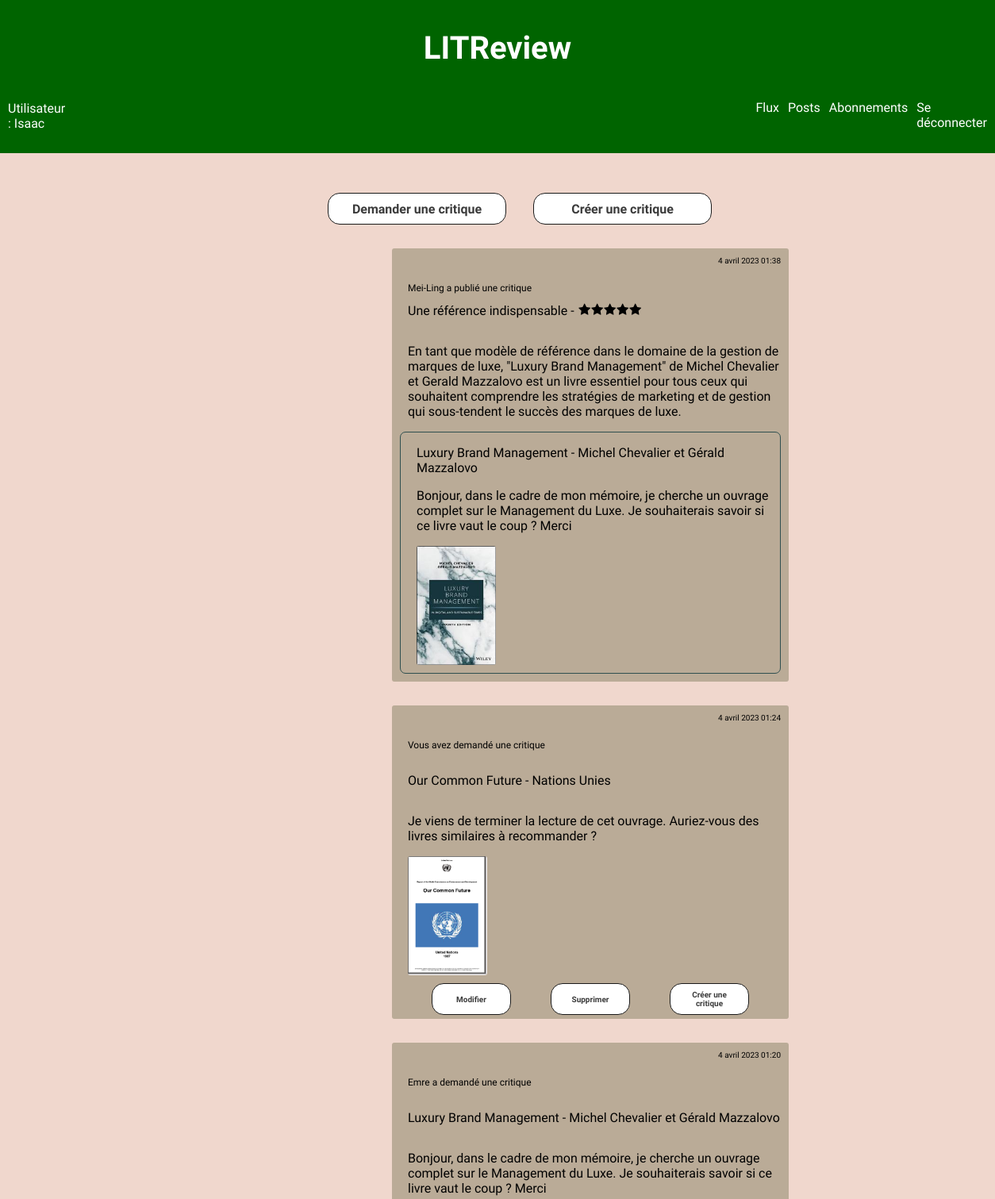
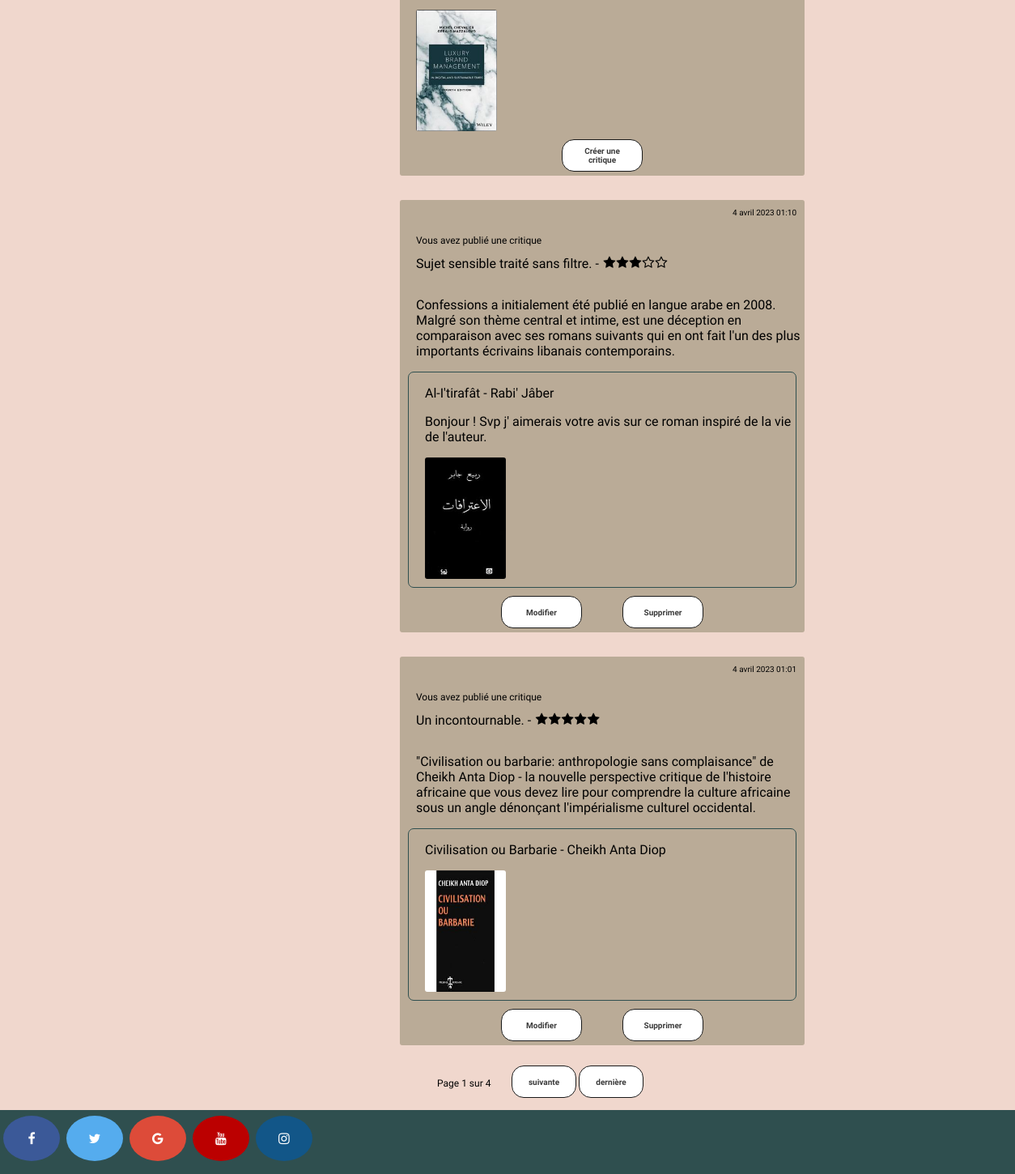
Screenshot of /feed/ (signed in) with the database file from the repository (2 pictures, top to bottom).
### reviews/models.py (models this page shows, shortened)
class Review(models.Model):
    ticket = models.ForeignKey(to=Ticket, on_delete=models.CASCADE, related_name='rev')
    rating = models.PositiveSmallIntegerField(
        validators=[MinValueValidator(0), MaxValueValidator(5)], null=True)
    headline = models.CharField(max_length=128)
    body = models.CharField(max_length=8192, blank=True)
    user = models.ForeignKey(to=settings.AUTH_USER_MODEL, on_delete=models.CASCADE)
    time_created = models.DateTimeField(auto_now_add=True)

class Ticket(models.Model):
    title = models.fields.CharField(max_length=128)
    description = models.fields.TextField(max_length=2048, blank=True)
    user = models.ForeignKey(to=User, on_delete=models.CASCADE)
    image = models.ImageField(null=True, blank=True, verbose_name="image")
    time_created = models.DateTimeField(auto_now_add=True)
    IMAGE_MAX_SIZE = (250, 250)

### reviews/views.py (the view)
# urls.py: path('feed/', reviews.views.feed, name='feed'),
@login_required
def feed(request):
    reviews = get_users_viewable_reviews(request.user)
    reviews = reviews.annotate(content_type=Value('REVIEW', CharField()))
    ids_same_user = [review.ticket.id for review in reviews if review.user == review.ticket.user]
    tickets = get_users_viewable_tickets(request.user).exclude(id__in=ids_same_user)
    tickets = tickets.annotate(content_type=Value('TICKET', CharField()))
    tickets_and_reviews = sorted(chain(reviews, tickets),
                                 key=lambda tickets_and_reviews: tickets_and_reviews.time_created, reverse=True)
    paginator = Paginator(tickets_and_reviews, 5)  # the second argument is the number of posts displayed per page
    page_number = request.GET.get('page')
    page_obj = paginator.get_page(page_number)
    return render(request, 'reviews/feed.html', context={'page_obj': page_obj})

### reviews/templatetags/review_extras.py (called while the page is built)
@register.simple_tag(takes_context=True)  # custom template tags to display the author of the ticket/review
def get_poster_display(context, user):    # to improve the user experience
    if user == context['user']:
        return 'Vous avez'
    return f'{user.username} a'

### reviews/views.py (called while the page is built)
def get_users_viewable_reviews(connected_user):  # returns the reviews we want to display in the feed
    following = [elm.followed_user for elm in UserFollows.objects.filter(user=connected_user)]
    following.append(connected_user)
    reviews = Review.objects.filter(user__in=following)  # reviews of followed users
    my_tickets = Ticket.objects.filter(user=connected_user)
    reviews_to_my_tickets = Review.objects.filter(ticket__in=my_tickets)  # user reviews
    all_reviews = list(reviews) + list(reviews_to_my_tickets)
    all_ids = [elm.id for elm in all_reviews]
    return Review.objects.filter(id__in=all_ids)

def get_users_viewable_tickets(connected_user):  # returns the tickets we want to display in the feed
    following = [elm.followed_user for elm in UserFollows.objects.filter(user=connected_user)]
    following.append(connected_user)
    return Ticket.objects.filter(user__in=following)   # tickets of followed users

### reviews/templates/reviews/feed.html (shortened to what this page needs)
{% extends 'base.html' %}
{% load review_extras %}
{% block content %}
<div class="containerbtnfeed">
    <a  href="{% url 'ticket_create' %}"><button class="btnfeed1">Demander une critique</button></a>
    <a  href="{% url 'review_create' %}"><button class="btnfeed2">Créer une critique</button></a>
</div>
{% for instance in page_obj %}
    {% if instance.content_type == 'TICKET' %}
        {% include 'reviews/partials/ticket_snippet.html' %}
    {% elif instance.content_type == 'REVIEW' %}
        {% include 'reviews/partials/review_snippet.html' %}
    {% endif %}
{% endfor %}
<div class="paginator">
    <span class="pagenumber">Page {{ page_obj.number }} sur {{ page_obj.paginator.num_pages }}</span>
    {% if page_obj.has_next %}
        <a href="?page={{ page_obj.next_page_number }}"><button class="btnpaginator firstbtn" type="button"> suivante </button></a>
        <a href="?page={{ page_obj.paginator.num_pages }}"><button class="btnpaginator" type="button">dernière</button></a>
    {% endif %}
</div>
{% endblock %}

### templates/base.html (shortened to what this page needs)
{% load static %}
<html>
    <head>
        <link rel="stylesheet" href="{% static 'authentication/styles.css' %}" />
        <link rel="stylesheet" href="https://cdnjs.cloudflare.com/ajax/libs/font-awesome/4.7.0/css/font-awesome.min.css">
    </head>
    <body>
        <header>
            <h1 class="title"> LITReview  </h1>
            <div class="headernavuser">
                <p class="user"> Utilisateur : {{user.username}}</p>
                <nav class="box">
                    <a class="menu" href="{% url 'feed' %}">Flux</a>
                    <a class="menu" href="{% url 'my_posts' %}">Posts</a>
                    <a class="menu" href="{% url 'subscriptions' %}">Abonnements</a>
                    {% if user.is_authenticated %}
                        <a class="menu" href="{% url 'home' %}">Se déconnecter</a>
                    {% endif %}
                </nav>
            </div>
        </header>
        <main>
             {% block content %}{% endblock %}
        </main>
        <footer>
            <a href="#" class="fa fa-facebook socialnet"></a>
            <a href="#" class="fa fa-twitter socialnet"></a>
            <a href="#" class="fa fa-google socialnet"></a>
            <a href="#" class="fa fa-youtube socialnet"></a>
            <a href="#" class="fa fa-instagram socialnet"></a>
        </footer>
    </body>
</html>

### reviews/templates/reviews/partials/review_snippet.html
{% load review_extras %}
<div class="feed reviewfeed">
    <p class="datetime">{{ instance.time_created }}</p>
    <p class="posted"> {% get_poster_display instance.user %} publié une critique </p>
    <div class="sameline">
        <p class="beforerating"> {{ instance.headline }} - </p>
        {% include 'reviews/partials/rating_snippet.html' %}
    </div>
    <p> {{ instance.body }} </p>
    <div class="ticketinsidereview">
        <p>{{ instance.ticket.title }}</p>
        <p>{{ instance.ticket.description }}</p>
            {% if instance.ticket.image %}
                <img src="{{ instance.ticket.image.url }}">
            {% endif %}
    </div>
    <div class="threebtns">
        {% if request.user.id == instance.user.id %}
        <a href="{% url 'review_update' instance.id %}"><button>Modifier</button></a>
        <a href="{% url 'review_delete' instance.id %}"><button>Supprimer</button></a>
        {% endif %}
    </div>
</div>

### reviews/templates/reviews/partials/rating_snippet.html
<div class="rating-star">
    <i class="fa fa-star{% if instance.rating < 1 or instance.rating == 0%}-o{% endif %}" aria-hidden="true"></i>
    <i class="fa fa-star{% if instance.rating < 2 or instance.rating == 0%}-o{% endif %}" aria-hidden="true"></i>
    <i class="fa fa-star{% if instance.rating < 3 or instance.rating == 0%}-o{% endif %}" aria-hidden="true"></i>
    <i class="fa fa-star{% if instance.rating < 4 or instance.rating == 0%}-o{% endif %}" aria-hidden="true"></i>
    <i class="fa fa-star{% if instance.rating < 5 or instance.rating == 0%}-o{% endif %}" aria-hidden="true"></i>
</div>

### reviews/templates/reviews/partials/ticket_snippet.html
{% load review_extras %}
<div class="feed ticketfeed">
    <p class="datetime">{{ instance.time_created }}</p>
    <p class="posted"> {% get_poster_display instance.user %} demandé une critique </p>
    <p>{{ instance.title }}</p>
    <p>{{ instance.description }}</p>
    {% if instance.image %}
        <img src="{{ instance.image.url }}">
    {% endif %}
    <div class="threebtns">
        {% if request.user.id == instance.user.id %}
            <a href="{% url 'ticket_update' instance.id %}"><button>Modifier</button></a>
            <a href="{% url 'ticket_delete' instance.id %}"><button>Supprimer</button></a>
        {% endif %}
        <a href="{% url 'review_from_ticket' instance.id %}"><button>Créer une critique</button></a>
    </div>
</div>

### authentication/static/authentication/styles.css (style rules this page uses)
header { border-bottom: 2px solid darkgreen; padding:10px; background-color: darkgreen; }
.headernavuser { display: flex; flex-direction: row; }
.user { margin-right: 220px; color: white; }
.title { color: white; }
body { margin:0; min-height: 100vh; display: flex; flex-direction: column; font-family: 'Comfortaa', cursive; background-repeat: no-repeat; background-attachment: fixed; background-size: cover; background-color: #F0D7CD; }
footer { margin-top: auto; border: 2px solid #2F4F4F; background-color: #2F4F4F; width: 100%; height: 75px; bottom: 0; left: 0; right: 0; }
h1 { font-family: 'Comfortaa', cursive; color: black; text-align: center; font-size: 40px; }
nav { margin-left: 200px; }
.menu { color: white; text-decoration: none; font-size: 16px; }
.box { display: flex; gap: 11px; margin-left: 650px; margin-bottom: 5px; margin-top: 15px; }
.fa { padding: 20px; font-size: 30px; width: 30px; text-align: center; text-decoration: none; margin: 5px 2px; border-radius: 50%; }
.fa-facebook { background: #3B5998; color: white; }
.fa-twitter { background: #55ACEE; color: white; }
.fa-google { background: #dd4b39; color: white; }
.fa-youtube { background: #bb0000; color: white; }
.fa-instagram { background: #125688; color: white; }
button { font-family: 'Comfortaa', cursive; appearance: none; background-color: white; border: 1px solid #1A1A1A; border-radius: 15px; box-sizing: border-box; color: #3B3B3B; cursor: pointer; display: inline-block; font-size: 16px; font-weight: 600; line-height: normal; margin-left: 30%; min-height: 40px; min-width: 0; outline: none; padding: auto; text-align: center; text-decoration: none; transition: all 300ms cubic-bezier(.23, 1, 0.32, 1); user-select: none; -webkit-user-select: none; touch-action: manipulation; width: 40%; will-change: transform; }
.containerbtnfeed { display: flex; flex-direction: row; justify-content: center; margin-top: 50px; margin-bottom: 30px; margin-right: 30px; }
.containerbtnfeed button { width: 225px; padding: 7px 10px; }
.btnfeed1 { margin-right: 60px; }
.btnfeed2 { margin-left: 60px; }
.feed { border-radius: 3px; display: flex; flex-direction: column; justify-content: center; width:500px; margin-top: 30px; margin-bottom: 25px; margin-left: 494px; background-color: #BAAB97; }
.feed p { margin-left: 20px; }
img { border-radius: 3px; width: 100px; height: 150px; margin-left: 20px; margin-bottom: 10px; }
.datetime { font-size: 10px; text-align: right; margin-right: 10px; margin-top: 10px; }
.threebtns { display: flex; flex-direction: row; justify-content: center; }
.threebtns button { width: 100px; padding: 7px 10px; font-size: 10px; margin-left: 25px; margin-right: 25px; margin-bottom: 5px; }
::placeholder { text-align: center; font-family: 'Comfortaa', cursive; font-size: 1em; }
.ticketinsidereview { border: 1px solid #2F4F4F; border-radius: 7px; margin-left: 10px; margin-right: 10px; margin-bottom: 10px; }
::placeholder { font-size: 13px; }
.posted { font-size: 12px; }
.rating-star { display: flex; flex-direction: row; margin-left: 5px; }
.rating-star i { margin:0; padding:0; height:16px; width: 16px; }
.sameline { display: flex; flex-direction: row; }
.beforerating { margin-top: 0; }
.paginator { display: flex; flex-direction: row; margin-left: 495px; margin-bottom: 15px; }
.pagenumber { margin-left: 45px; margin-top: 15px; font-size: 12px; }
.btnpaginator { width: 80px; font-size: 10px; }
.firstbtn { margin-right: 5px; }

### rows the page displays
Review: time_created "4 avril 2023 01:38", user.username "Mei-Ling a", headline "Une référence indispensable", rating 5 (drawn), body "En tant que modèle de référence dans le domaine de la gestion de marques de luxe, \"Luxury Brand Management\" de Michel Chevalier et Gerald Mazzalovo est un livre essentiel pour tous ceux qui souhaitent comprendre les stratégies de marketing et de gestion qui sous-tendent le succès des marques de luxe.", ticket "Luxury Brand Management - Michel Chevalier et Gérald Mazzalovo", ticket.description "Bonjour, dans le cadre de mon mémoire, je cherche un ouvrage complet sur le Management du Luxe. Je souhaiterais savoir si ce livre vaut le coup ? Merci", ticket.image (picture)
Ticket: time_created "4 avril 2023 01:24", user "Vous avez", title "Our Common Future - Nations Unies", description "Je viens de terminer la lecture de cet ouvrage. Auriez-vous des livres similaires à recommander ?", image (picture), shows "Modifier"
Ticket: time_created "4 avril 2023 01:20", user.username "Emre a", title "Luxury Brand Management - Michel Chevalier et Gérald Mazzalovo", description "Bonjour, dans le cadre de mon mémoire, je cherche un ouvrage complet sur le Management du Luxe. Je souhaiterais savoir si ce livre vaut le coup ? Merci", image (picture)
Review: time_created "4 avril 2023 01:10", user "Vous avez", headline "Sujet sensible traité sans filtre.", rating 3 (drawn), body "Confessions a initialement été publié en langue arabe en 2008. Malgré son thème central et intime, est une déception en comparaison avec ses romans suivants qui en ont fait l'un des plus importants écrivains libanais contemporains.", ticket "Al-I'tirafât - Rabi' Jâber", ticket.description "Bonjour ! Svp j' aimerais votre avis sur ce roman inspiré de la vie de l'auteur.", ticket.image (picture), shows "Modifier"
Review: time_created "4 avril 2023 01:01", user "Vous avez", headline "Un incontournable.", rating 5 (drawn), body "\"Civilisation ou barbarie: anthropologie sans complaisance\" de Cheikh Anta Diop - la nouvelle perspective critique de l'histoire africaine que vous devez lire pour comprendre la culture africaine sous un angle dénonçant l'impérialisme culturel occidental.", ticket "Civilisation ou Barbarie - Cheikh Anta Diop", ticket.image (picture), shows "Modifier"

### other values shown
{{ user.username }} "Isaac"
{{ page_obj.number }} "1"
{{ page_obj.paginator.num_pages }} "4"
